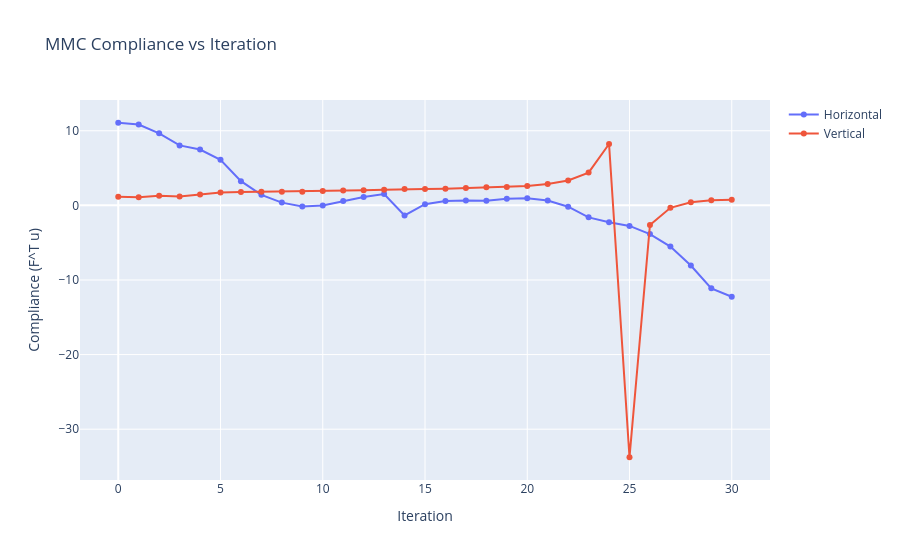
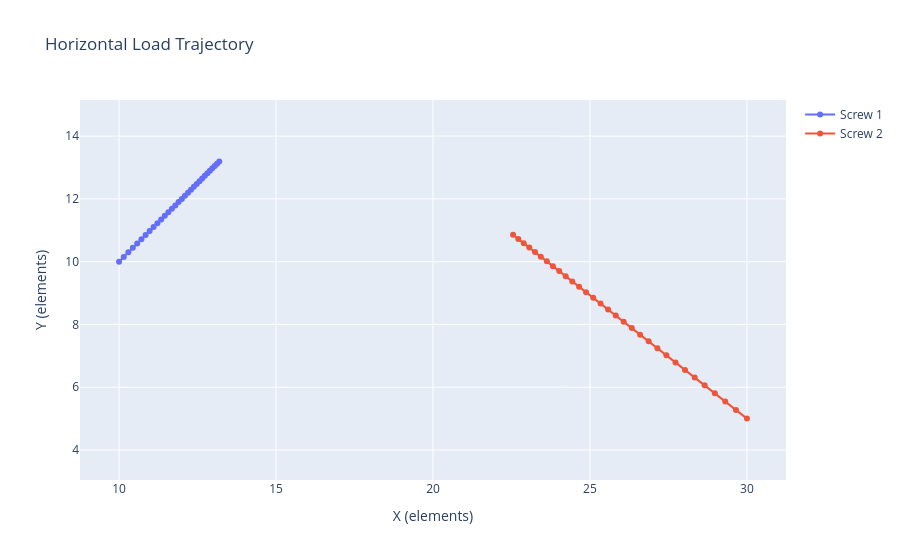
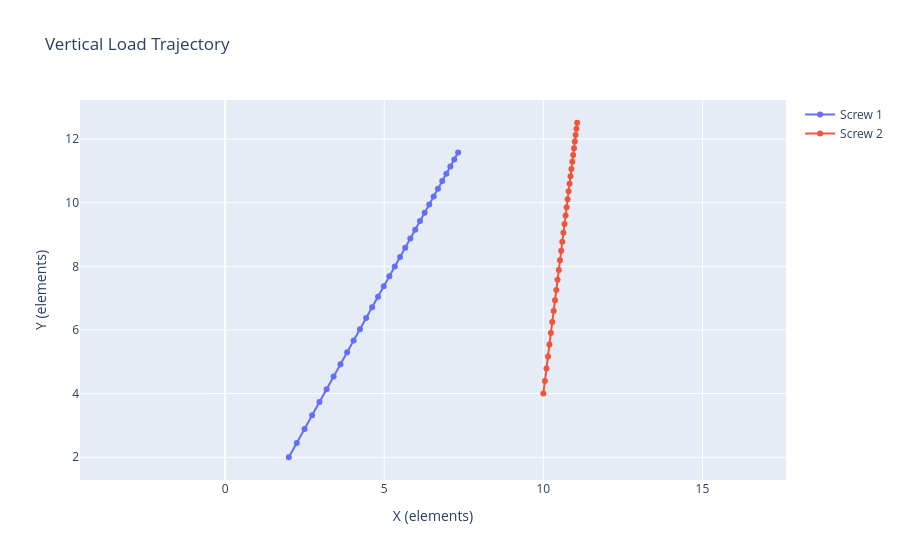
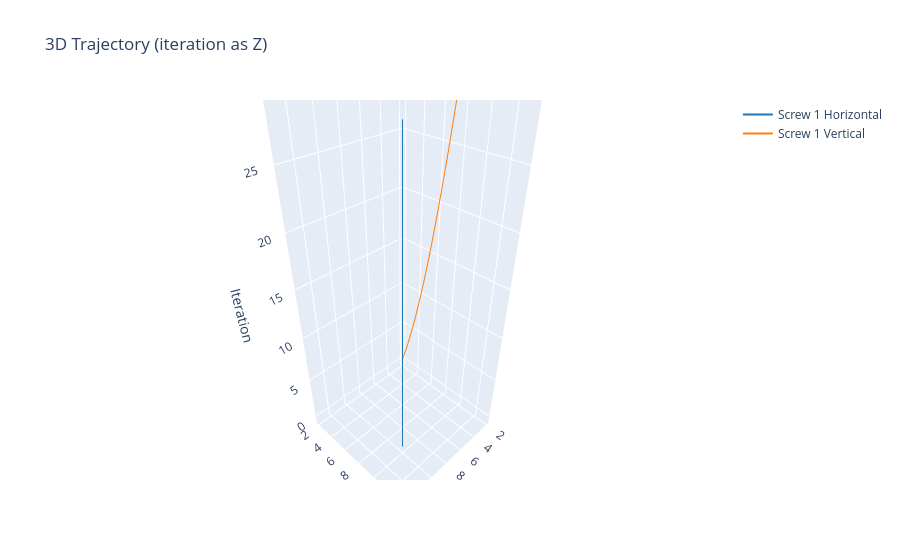

Write notebook code for charts like these, in order.
### Markdown cell above
## MMC Optimization Logs

We load the canonical MMC runs (`mmc_lbracket_log.csv`, `mmc_log_vertical.csv`), reconstruct compliance curves, and visualize screw trajectories in both 2D and pseudo-3D.

### Code cell
def load_mmc_log(tag: str) -> pd.DataFrame:
    path = RESULTS_DIR / f"mmc_{tag}.csv"
    if not path.exists():
        raise FileNotFoundError(path)
    return pd.read_csv(path)

horizontal_log = load_mmc_log("lbracket_log")
vertical_log = load_mmc_log("log_vertical")

comp_fig = go.Figure()
comp_fig.add_trace(
    go.Scatter(x=horizontal_log["iter"], y=horizontal_log["compliance"], mode="lines+markers", name="Horizontal")
)
comp_fig.add_trace(
    go.Scatter(x=vertical_log["iter"], y=vertical_log["compliance"], mode="lines+markers", name="Vertical")
)
comp_fig.update_layout(title="MMC Compliance vs Iteration", xaxis_title="Iteration", yaxis_title="Compliance (F^T u)")
comp_fig.show()

def plot_trajectory(df: pd.DataFrame, title: str) -> go.Figure:
    fig = go.Figure()
    for idx in [1, 2]:
        fig.add_trace(
            go.Scatter(
                x=df["x" + str(idx)],
                y=df["y" + str(idx)],
                mode="lines+markers",
                name=f"Screw {idx}",
                text=[f"iter {i}" for i in df["iter"]],
            )
        )
    fig.update_layout(title=title, xaxis_title="X (elements)", yaxis_title="Y (elements)")
    fig.update_yaxes(scaleanchor="x", scaleratio=1)
    return fig

plot_trajectory(horizontal_log, "Horizontal Load Trajectory").show()
plot_trajectory(vertical_log, "Vertical Load Trajectory").show()

traj3d = go.Figure()
for df, label, color in [
    (horizontal_log, "Horizontal", "#1f77b4"),
    (vertical_log, "Vertical", "#ff7f0e"),
]:
    traj3d.add_trace(
        go.Scatter3d(
            x=df["x1"],
            y=df["y1"],
            z=df["iter"],
            mode="lines",
            name=f"Screw 1 {label}",
            line=dict(color=color),
        )
    )
traj3d.update_layout(title="3D Trajectory (iteration as Z)", scene=dict(zaxis_title="Iteration"))
traj3d.show()

### Figure 1 — Plotly figure (JSON) as saved in the notebook; plotly's stock layout.template omitted (floating-point values rounded to 4 significant figures)
{"data": [{"mode": "lines+markers", "name": "Horizontal", "type": "scatter", "x": [0, 1, 2, 3, 4, 5, 6, 7, 8, 9, 10, 11, 12, 13, 14, 15, 16, 17, 18, 19, 20, 21, 22, 23, 24, 25, 26, 27, 28, 29, 30], "y": [11.07, 10.84, 9.657, 8.039, 7.488, 6.113, 3.24, 1.412, 0.3684, -0.1443, -0.03062, 0.5903, 1.116, 1.512, -1.343, 0.1578, 0.5815, 0.6475, 0.6069, 0.8876, 0.9563, 0.6542, -0.1808, -1.608, -2.251, -2.752, -3.849, -5.517, -8.065, -11.12, -12.24]}, {"mode": "lines+markers", "name": "Vertical", "type": "scatter", "x": [0, 1, 2, 3, 4, 5, 6, 7, 8, 9, 10, 11, 12, 13, 14, 15, 16, 17, 18, 19, 20, 21, 22, 23, 24, 25, 26, 27, 28, 29, 30], "y": [1.153, 1.083, 1.29, 1.186, 1.468, 1.733, 1.778, 1.81, 1.821, 1.841, 1.911, 1.992, 2.017, 2.092, 2.179, 2.206, 2.244, 2.341, 2.418, 2.466, 2.609, 2.878, 3.327, 4.395, 8.23, -33.76, -2.633, -0.3303, 0.4262, 0.6873, 0.7604]}], "layout": {"title": {"text": "MMC Compliance vs Iteration"}, "xaxis": {"title": {"text": "Iteration"}}, "yaxis": {"title": {"text": "Compliance (F^T u)"}}}}

### Figure 2 — Plotly figure (JSON) as saved in the notebook; plotly's stock layout.template omitted (floating-point values rounded to 4 significant figures)
{"data": [{"mode": "lines+markers", "name": "Screw 1", "text": ["iter 0", "iter 1", "iter 2", "iter 3", "iter 4", "iter 5", "iter 6", "iter 7", "iter 8", "iter 9", "iter 10", "iter 11", "iter 12", "iter 13", "iter 14", "iter 15", "iter 16", "iter 17", "iter 18", "iter 19", "iter 20", "iter 21", "iter 22", "iter 23", "iter 24", "iter 25", "iter 26", "iter 27", "iter 28", "iter 29", "iter 30"], "type": "scatter", "x": [10.0, 10.15, 10.3, 10.44, 10.58, 10.71, 10.85, 10.97, 11.1, 11.22, 11.34, 11.46, 11.57, 11.68, 11.79, 11.9, 12.0, 12.1, 12.2, 12.29, 12.38, 12.47, 12.56, 12.65, 12.73, 12.81, 12.89, 12.97, 13.05, 13.12, 13.19], "y": [10.0, 10.15, 10.3, 10.44, 10.58, 10.71, 10.85, 10.97, 11.1, 11.22, 11.34, 11.46, 11.57, 11.68, 11.79, 11.9, 12.0, 12.1, 12.2, 12.29, 12.38, 12.47, 12.56, 12.65, 12.73, 12.81, 12.89, 12.97, 13.05, 13.12, 13.19]}, {"mode": "lines+markers", "name": "Screw 2", "text": ["iter 0", "iter 1", "iter 2", "iter 3", "iter 4", "iter 5", "iter 6", "iter 7", "iter 8", "iter 9", "iter 10", "iter 11", "iter 12", "iter 13", "iter 14", "iter 15", "iter 16", "iter 17", "iter 18", "iter 19", "iter 20", "iter 21", "iter 22", "iter 23", "iter 24", "iter 25", "iter 26", "iter 27", "iter 28", "iter 29", "iter 30"], "type": "scatter", "x": [30.0, 29.65, 29.31, 28.98, 28.65, 28.34, 28.03, 27.73, 27.43, 27.15, 26.87, 26.6, 26.33, 26.07, 25.82, 25.58, 25.34, 25.1, 24.88, 24.65, 24.44, 24.23, 24.02, 23.82, 23.62, 23.43, 23.25, 23.07, 22.89, 22.72, 22.55], "y": [5.0, 5.275, 5.543, 5.805, 6.059, 6.308, 6.55, 6.786, 7.017, 7.241, 7.46, 7.674, 7.882, 8.085, 8.283, 8.476, 8.664, 8.847, 9.026, 9.2, 9.37, 9.536, 9.698, 9.855, 10.01, 10.16, 10.3, 10.45, 10.59, 10.72, 10.85]}], "layout": {"title": {"text": "Horizontal Load Trajectory"}, "xaxis": {"title": {"text": "X (elements)"}}, "yaxis": {"scaleanchor": "x", "scaleratio": 1, "title": {"text": "Y (elements)"}}}}

### Figure 3 — Plotly figure (JSON) as saved in the notebook; plotly's stock layout.template omitted (floating-point values rounded to 4 significant figures)
{"data": [{"mode": "lines+markers", "name": "Screw 1", "text": ["iter 0", "iter 1", "iter 2", "iter 3", "iter 4", "iter 5", "iter 6", "iter 7", "iter 8", "iter 9", "iter 10", "iter 11", "iter 12", "iter 13", "iter 14", "iter 15", "iter 16", "iter 17", "iter 18", "iter 19", "iter 20", "iter 21", "iter 22", "iter 23", "iter 24", "iter 25", "iter 26", "iter 27", "iter 28", "iter 29", "iter 30"], "type": "scatter", "x": [2.0, 2.25, 2.494, 2.731, 2.963, 3.189, 3.409, 3.624, 3.833, 4.038, 4.237, 4.431, 4.62, 4.805, 4.984, 5.16, 5.331, 5.498, 5.66, 5.819, 5.973, 6.124, 6.271, 6.414, 6.554, 6.69, 6.823, 6.952, 7.078, 7.201, 7.321], "y": [2.0, 2.45, 2.889, 3.317, 3.734, 4.14, 4.537, 4.923, 5.3, 5.668, 6.026, 6.375, 6.716, 7.048, 7.372, 7.688, 7.995, 8.296, 8.588, 8.873, 9.152, 9.423, 9.687, 9.945, 10.2, 10.44, 10.68, 10.91, 11.14, 11.36, 11.58]}, {"mode": "lines+markers", "name": "Screw 2", "text": ["iter 0", "iter 1", "iter 2", "iter 3", "iter 4", "iter 5", "iter 6", "iter 7", "iter 8", "iter 9", "iter 10", "iter 11", "iter 12", "iter 13", "iter 14", "iter 15", "iter 16", "iter 17", "iter 18", "iter 19", "iter 20", "iter 21", "iter 22", "iter 23", "iter 24", "iter 25", "iter 26", "iter 27", "iter 28", "iter 29", "iter 30"], "type": "scatter", "x": [10.0, 10.05, 10.1, 10.15, 10.19, 10.24, 10.28, 10.32, 10.37, 10.41, 10.45, 10.49, 10.52, 10.56, 10.6, 10.63, 10.67, 10.7, 10.73, 10.76, 10.79, 10.82, 10.85, 10.88, 10.91, 10.94, 10.96, 10.99, 11.02, 11.04, 11.06], "y": [4.0, 4.4, 4.79, 5.17, 5.541, 5.902, 6.255, 6.599, 6.934, 7.26, 7.579, 7.889, 8.192, 8.487, 8.775, 9.056, 9.329, 9.596, 9.856, 10.11, 10.36, 10.6, 10.83, 11.06, 11.29, 11.5, 11.72, 11.92, 12.13, 12.32, 12.51]}], "layout": {"title": {"text": "Vertical Load Trajectory"}, "xaxis": {"title": {"text": "X (elements)"}}, "yaxis": {"scaleanchor": "x", "scaleratio": 1, "title": {"text": "Y (elements)"}}}}

### Figure 4 — Plotly figure (JSON) as saved in the notebook; plotly's stock layout.template omitted (floating-point values rounded to 4 significant figures)
{"data": [{"line": {"color": "#1f77b4"}, "mode": "lines", "name": "Screw 1 Horizontal", "type": "scatter3d", "x": [10.0, 10.15, 10.3, 10.44, 10.58, 10.71, 10.85, 10.97, 11.1, 11.22, 11.34, 11.46, 11.57, 11.68, 11.79, 11.9, 12.0, 12.1, 12.2, 12.29, 12.38, 12.47, 12.56, 12.65, 12.73, 12.81, 12.89, 12.97, 13.05, 13.12, 13.19], "y": [10.0, 10.15, 10.3, 10.44, 10.58, 10.71, 10.85, 10.97, 11.1, 11.22, 11.34, 11.46, 11.57, 11.68, 11.79, 11.9, 12.0, 12.1, 12.2, 12.29, 12.38, 12.47, 12.56, 12.65, 12.73, 12.81, 12.89, 12.97, 13.05, 13.12, 13.19], "z": [0, 1, 2, 3, 4, 5, 6, 7, 8, 9, 10, 11, 12, 13, 14, 15, 16, 17, 18, 19, 20, 21, 22, 23, 24, 25, 26, 27, 28, 29, 30]}, {"line": {"color": "#ff7f0e"}, "mode": "lines", "name": "Screw 1 Vertical", "type": "scatter3d", "x": [2.0, 2.25, 2.494, 2.731, 2.963, 3.189, 3.409, 3.624, 3.833, 4.038, 4.237, 4.431, 4.62, 4.805, 4.984, 5.16, 5.331, 5.498, 5.66, 5.819, 5.973, 6.124, 6.271, 6.414, 6.554, 6.69, 6.823, 6.952, 7.078, 7.201, 7.321], "y": [2.0, 2.45, 2.889, 3.317, 3.734, 4.14, 4.537, 4.923, 5.3, 5.668, 6.026, 6.375, 6.716, 7.048, 7.372, 7.688, 7.995, 8.296, 8.588, 8.873, 9.152, 9.423, 9.687, 9.945, 10.2, 10.44, 10.68, 10.91, 11.14, 11.36, 11.58], "z": [0, 1, 2, 3, 4, 5, 6, 7, 8, 9, 10, 11, 12, 13, 14, 15, 16, 17, 18, 19, 20, 21, 22, 23, 24, 25, 26, 27, 28, 29, 30]}], "layout": {"scene": {"zaxis": {"title": {"text": "Iteration"}}}, "title": {"text": "3D Trajectory (iteration as Z)"}}}
